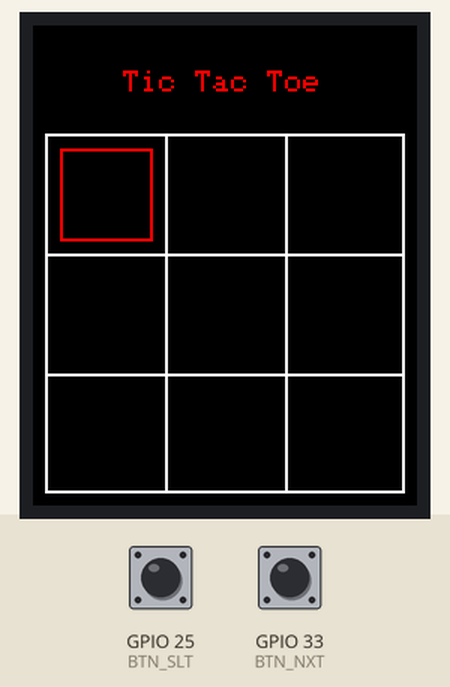
Bench run of a program on a simulated ESP32. On the bench: 128×160 colour display. Inputs (shaded band) come from the test bench; at power-on: GPIO 25 (BTN_SLT) HIGH, GPIO 33 (BTN_NXT) HIGH.

Above: at 1.3 s.
1.4 s: GPIO 25 (BTN_SLT) pulled LOW for 0.15 s
At 2.6 s:
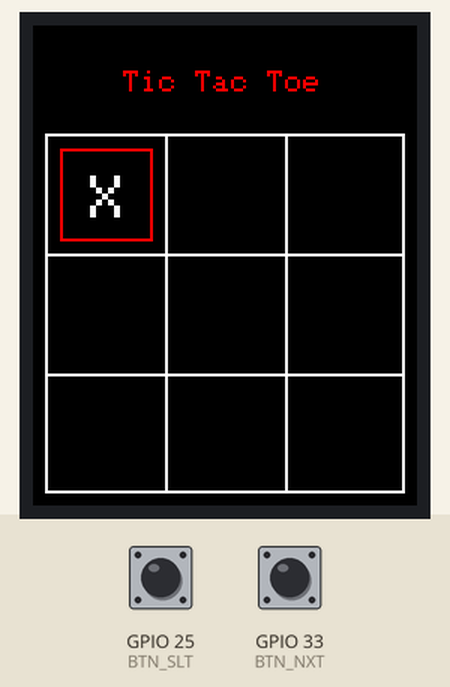
3.0 s: GPIO 33 (BTN_NXT) pulled LOW for 0.15 s
At 4.1 s:
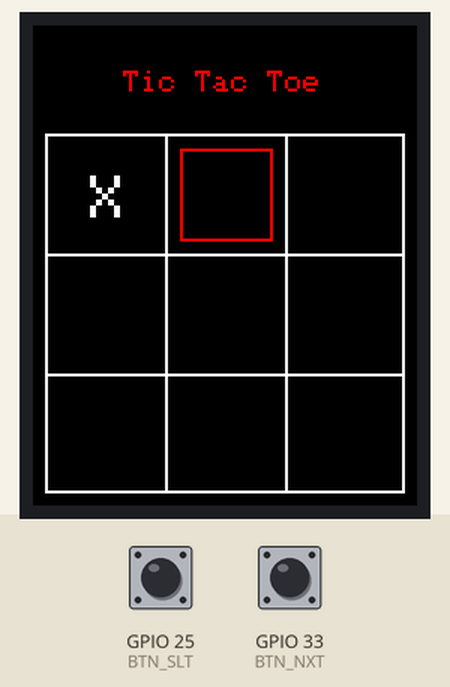
4.6 s: GPIO 25 (BTN_SLT) pulled LOW for 1 s
At 5.3 s:
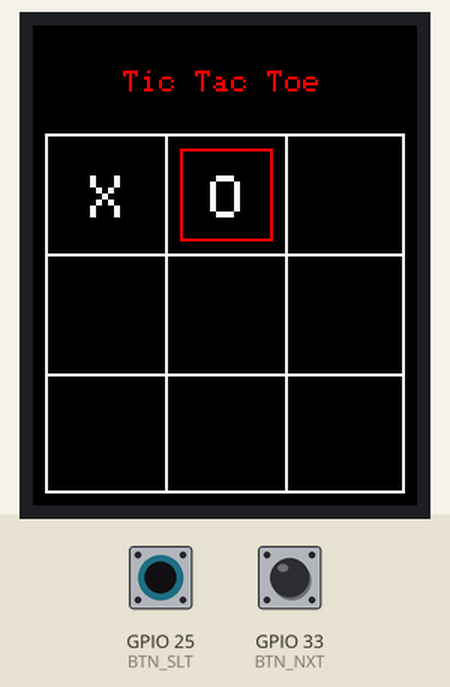
7.1 s: GPIO 33 (BTN_NXT) pulled LOW for 1 s
At 8.4 s:
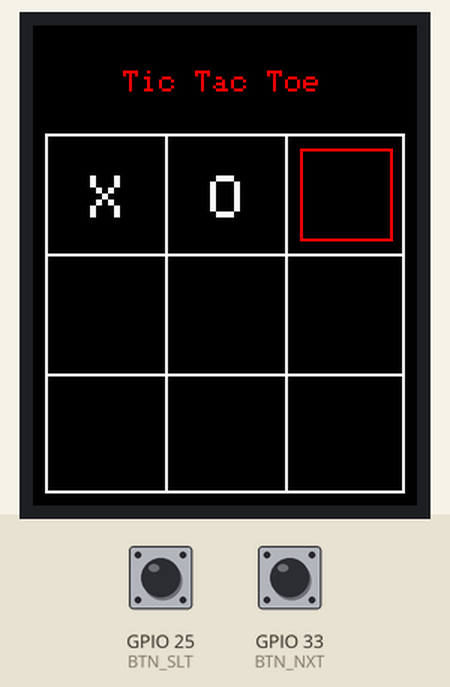
9.6 s: GPIO 25 (BTN_SLT) pulled LOW for 0.15 s
At 10.3 s:
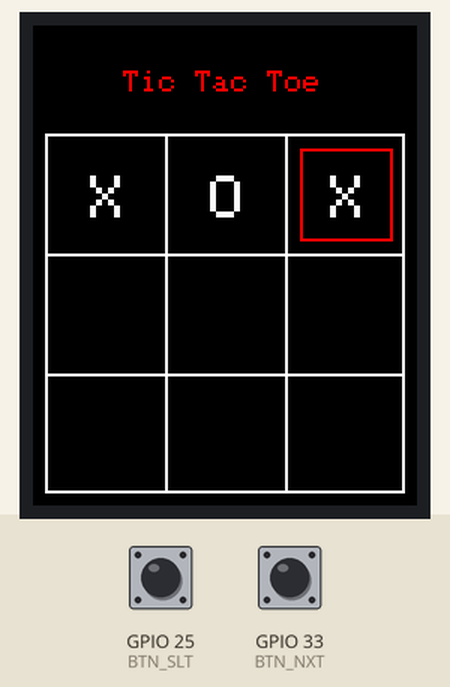
Timing chart, 0 to 12.2 s (numbered marks = the images above; inputs shaded):
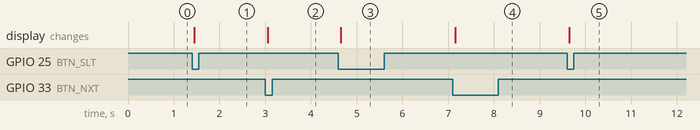

Measured:
- after the input at 1.4 s, the display: changes after 0.05 s (image 1)
- after the input at 3.0 s, the display: changes after 0.05 s (image 2)
- after the input at 4.6 s, the display: changes after 0.05 s (image 3)
- after the input at 7.1 s, the display: changes after 0.05 s (image 4)
- after the input at 9.6 s, the display: changes after 0.05 s (image 5)

The program:

main.cpp
```cpp
#include <Arduino.h>
#include <Adafruit_ST7735.h>
#include <SPI.h>
#include <ezButton.h>

#define TFT_DC 22
#define TFT_RST 1
#define TFT_CS 3

#define BTN_NXT 33
#define BTN_SLT 25

Adafruit_ST7735 tft = Adafruit_ST7735(TFT_CS, TFT_DC, TFT_RST);

ezButton btnMove(BTN_NXT);
ezButton btnSelect(BTN_SLT);

char board[3][3];
char players[] = {'X', 'O'};
int row = 0, col = 0;
int player = 0;

void initBoard()
{
  tft.setCursor(30, 15);
  tft.setTextSize(1);
  tft.setTextColor(ST7735_RED);
  tft.print("Tic Tac Toe");

  tft.drawRect(4, 36, 120, 120, ST7735_WHITE);
  tft.drawFastVLine(44, 36, 120, ST7735_WHITE);
  tft.drawFastVLine(84, 36, 120, ST7735_WHITE);
  tft.drawFastHLine(4, 76, 120, ST7735_WHITE);
  tft.drawFastHLine(4, 116, 120, ST7735_WHITE);

  tft.drawRect(9, 41, 31, 31, ST7735_RED);

  tft.setTextColor(ST7735_WHITE);
  tft.setTextSize(2);
}

char checkWinner()
{
  for (int i = 0; i < 3; i++)
  {
    if (board[0][i] == board[1][i] && board[1][i] == board[2][i] && board[0][i] != '\0')
      return board[0][i];
    if (board[i][0] == board[i][1] && board[i][1] == board[i][2] && board[i][0] != '\0')
      return board[i][0];
  }
  if (board[0][0] == board[1][1] && board[1][1] == board[2][2] && board[0][0] != '\0')
    return board[0][0];
  if (board[0][2] == board[1][1] && board[1][1] == board[2][0] && board[0][2] != '\0')
    return board[0][2];
  return '\0';
}

void setup()
{
  tft.initR(INITR_BLACKTAB);
  tft.fillScreen(ST7735_BLACK);

  btnMove.setDebounceTime(50);
  btnSelect.setDebounceTime(50);

  initBoard();
}

void loop()
{
  btnMove.loop();
  btnSelect.loop();

  if (btnMove.isPressed())
  {
    tft.drawRect(9 + (col * 40), 41 + (row * 40), 31, 31, ST7735_BLACK);
    if (col < 2)
      col++;
    else
    {
      if (row < 2)
        row++;
      else
        row = 0;
      col = 0;
    }
    tft.drawRect(9 + (col * 40), 41 + (row * 40), 31, 31, ST7735_RED);
  }

  if (btnSelect.isPressed())
  {
    if (!board[row][col])
    {
      tft.setCursor((col * 40) + 19, (row * 40) + 50);
      board[row][col] = players[player];
      tft.print(players[player]);
      player = player == 0 ? 1 : 0;

      if (char winner = checkWinner())
      {
        tft.fillScreen(ST7735_BLACK);
        tft.setCursor(10, 50);
        tft.print("Winner is ");
        tft.setCursor(60, 70);
        tft.println(winner);
      }
    }
  }
}
```
